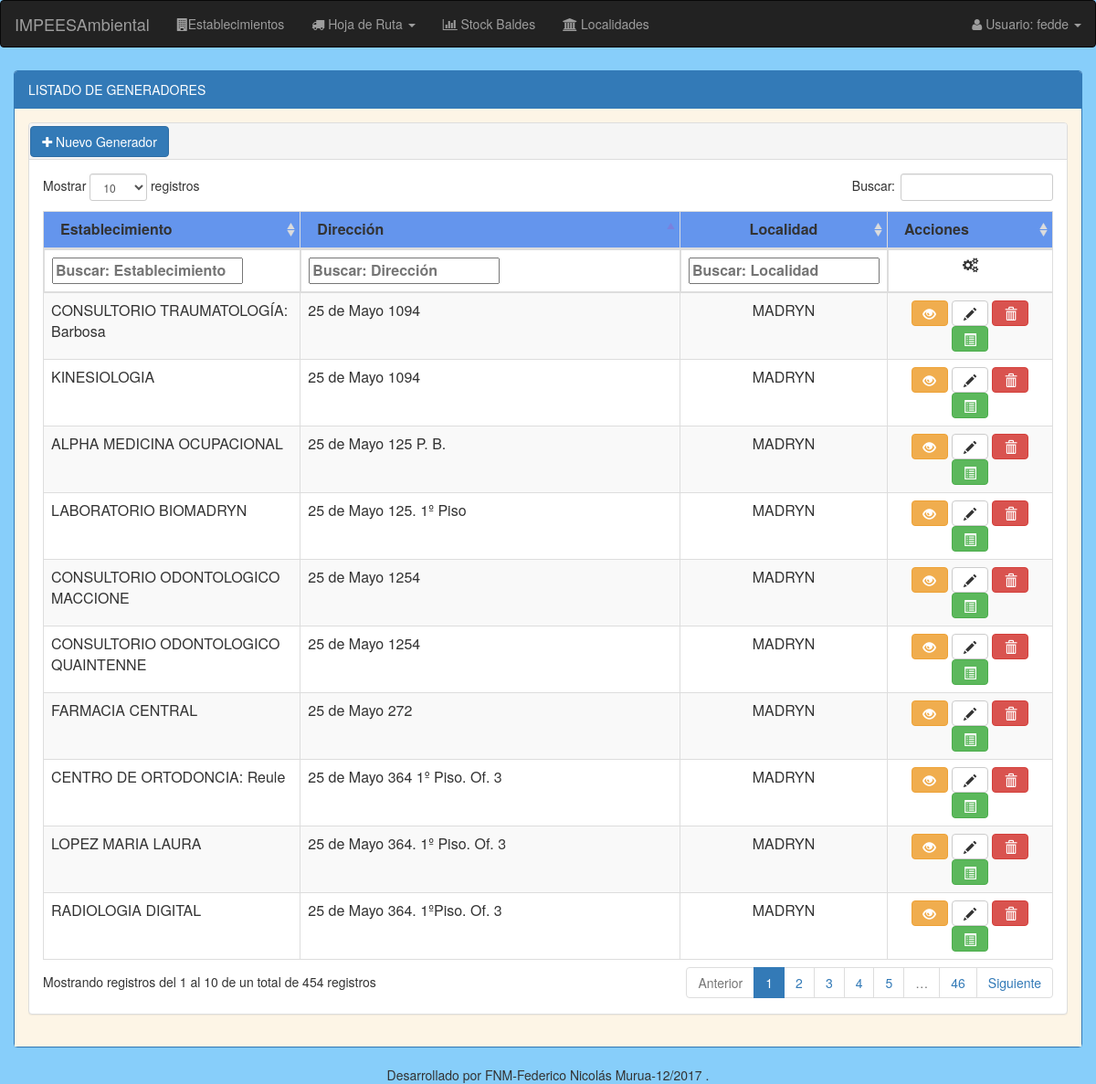
Screenshot of /generadores/listado/generadores/ (signed in) with the database file from the repository.
### modulo_I/models.py (models this page shows, shortened)
class EstablecimientoGenerador(models.Model):
    nro_inscripcion = models.BigIntegerField(unique=True, blank=True, null=True, default=None) # N° inscripcion registro de generadores provincia del chubut
    activo = models.BooleanField(default=False)
    razon_social = models.CharField(max_length=50)
    direccion = models.CharField(max_length=100)
    tipo_actividad = MultiSelectField(choices=sorted(Actividades), blank=True, null=True)
    recoleccion = MultiSelectField(choices=Dias, blank=True, null=True)
    localidad = models.ForeignKey('Localidad', null=True, on_delete=models.SET_NULL)
    telefono = models.CharField(max_length=50, blank=True, null=True)
    email = models.CharField(max_length=200, blank=True, null=True)
    responsable_ambiental = models.CharField(max_length=50, blank=True, null=True)
    cuit = models.CharField(max_length=20, blank=True, null=True)
    recorrido = models.ForeignKey('Recorrido', blank=True, null=True, on_delete=models.SET_NULL)
    nro_parada = models.IntegerField(validators=[MinValueValidator(1)], blank=True, null=True)
    recorrido_extra = models.ForeignKey('Recorrido', blank=True, null=True, on_delete=models.SET_NULL, related_name="recorrido_extra")
    nro_parada_extra = models.IntegerField(validators=[MinValueValidator(1)], blank=True, null=True)

class Localidad(models.Model):
    nombre = models.CharField(max_length=25)
    cp = models.IntegerField(validators=[MinValueValidator(1)], unique=True)
    provincia = models.ForeignKey('Provincia', on_delete=models.CASCADE)

### modulo_I/views.py (the view)
@login_required
def listado_generadores(request):
    listado_generadores = EstablecimientoGenerador.objects.all()
    return render(request, 'establecimiento/generador_listado.html', {'listado_generadores': listado_generadores})

### modulo_I/templates/establecimiento/generador_listado.html (shortened to what this page needs)
{% extends "base/base_listado.html" %}
{% load staticfiles %}
{% load staticfiles bootstrap3 %}
{% block panel-heading %}
  LISTADO DE GENERADORES
{% endblock %}
{% block panel-heading-tabla %}
  <div style="padding-top:0.3%; padding-left:0.1%;">
    <a href="{% url 'generadores:alta_modif_generadores' %}" class="btn btn-primary"><i class="fa fa-plus"></i> Nuevo Generador</a>
  </div>
{% endblock %}
{% block thead-tabla %}
  <thead>
  <tr style="background:#6495ED;">
      <th width="25%">Establecimiento</th>
      <th>Dirección</th>
      <th style="text-align:center;">Localidad</th>
      <th>Acciones</th>
  </tr>
  </thead>
{% endblock %}
{% block tfoot-tabla %}
  <tfoot >
     <tr>
       <th>Establecimiento</th>
       <th>Dirección</th>
       <th style="text-align:center;">Localidad</th>
       <th style="text-align:center;"><i class="fa fa-cogs"></i></th>
    </tr>
  </tfoot>
{% endblock %}
{% block tbody-tabla %}
  <tbody>
  {% for generador in listado_generadores %}
      <tr>
          <td>{{ generador.razon_social }}</td>
          <td>{{ generador.direccion }}</td>
          <td style="text-align:center;">{{ generador.localidad.nombre }}</td>
          <td align="center">
            <a class="btn btn-warning" data-toggle="tooltip" title="Detalles" href="{% url 'generadores:detalle_generadores' nro_generador=generador.id %}"><em class="glyphicon glyphicon-eye-open"></em></a>
            <a class="btn btn-default" data-toggle="tooltip" title="Modificar" href="{% url 'generadores:alta_modif_generadores' nro_generador=generador.id %}"><em class="glyphicon glyphicon-pencil"></em></a>
            <a id="generador_id"class="btn btn-danger btn-baja"  data-generadornro="{{generador.id}}" data-generadornombre="{{generador.razon_social}}" data-toggle="modal" data-target="#modal_baja" title="Eliminar"><em class="glyphicon glyphicon-trash"></em></a>
            <a class="btn btn-success" data-toggle="tooltip" title="Baldes Pactados" href="{% url 'generadores:listado_baldes_pactados' nro_generador=generador.id %}"><em class="glyphicon glyphicon-list-alt"></em></a>
          </td>
      </tr>
  {% endfor %}
  </tbody>
{% endblock %}

### templates/base/nav.html (shortened to what this page needs)
<nav class="navbar navbar-inverse">
  <div class="container-fluid">
    <div class="navbar-header">
      <a class="navbar-brand" href="#" >IMPEESAmbiental</a>
    </div>
    <ul class="nav navbar-nav">
      <li><a href="{% url 'generadores:listado_generadores' %}"><i class="fa fa-building"></i>Establecimientos</a><li>
      <li class="dropdown"><a class="dropdown-toggle" data-toggle="dropdown" href="#"><i class="fa fa-truck"></i> Hoja de Ruta <span class="caret"></span></a>
      </li>
      <li><a href="{% url 'baldes:listado_baldes' %}"><i class="fa fa-bar-chart-o"></i> Stock Baldes</a><li>
      <li><a href="{% url 'localidades:listado_localidades' %}"><i class="fa fa-institution"></i> Localidades</a><li>
    </ul>
    <ul class="nav navbar-nav navbar-right">
      <li class="dropdown"><a class="dropdown-toggle" data-toggle="dropdown" href="#"><i class="fa fa-user"></i> Usuario: {{user.get_username}} <span class="caret"></span></a>
      </li>
    </ul>
  </div>
</nav>

### estaticos/css/filtro_upHeader_tabla.css (style rules this page uses)
tfoot { display: table-header-group; }

### rows the page displays
EstablecimientoGenerador: razon_social "ALPHA MEDICINA OCUPACIONAL", direccion "25 de Mayo 125 P. B.", localidad.nombre "MADRYN"
EstablecimientoGenerador: razon_social "CENTRO DE ORTODONCIA: Reule", direccion "25 de Mayo 364 1º Piso. Of. 3", localidad.nombre "MADRYN"
EstablecimientoGenerador: razon_social "CONSULTORIO ODONTOLOGICO MACCIONE", direccion "25 de Mayo 1254", localidad.nombre "MADRYN"
EstablecimientoGenerador: razon_social "CONSULTORIO ODONTOLOGICO QUAINTENNE", direccion "25 de Mayo 1254", localidad.nombre "MADRYN"
EstablecimientoGenerador: razon_social "CONSULTORIO TRAUMATOLOGÍA: Barbosa", direccion "25 de Mayo 1094", localidad.nombre "MADRYN"
EstablecimientoGenerador: razon_social "FARMACIA CENTRAL", direccion "25 de Mayo 272", localidad.nombre "MADRYN"
EstablecimientoGenerador: razon_social "KINESIOLOGIA", direccion "25 de Mayo 1094", localidad.nombre "MADRYN"
EstablecimientoGenerador: razon_social "LABORATORIO BIOMADRYN", direccion "25 de Mayo 125. 1º Piso", localidad.nombre "MADRYN"
EstablecimientoGenerador: razon_social "LOPEZ MARIA LAURA", direccion "25 de Mayo 364. 1º Piso. Of. 3", localidad.nombre "MADRYN"
EstablecimientoGenerador: razon_social "RADIOLOGIA DIGITAL", direccion "25 de Mayo 364. 1ºPiso. Of. 3", localidad.nombre "MADRYN"

### other values shown
{{ user.get_username }} "fedde"
